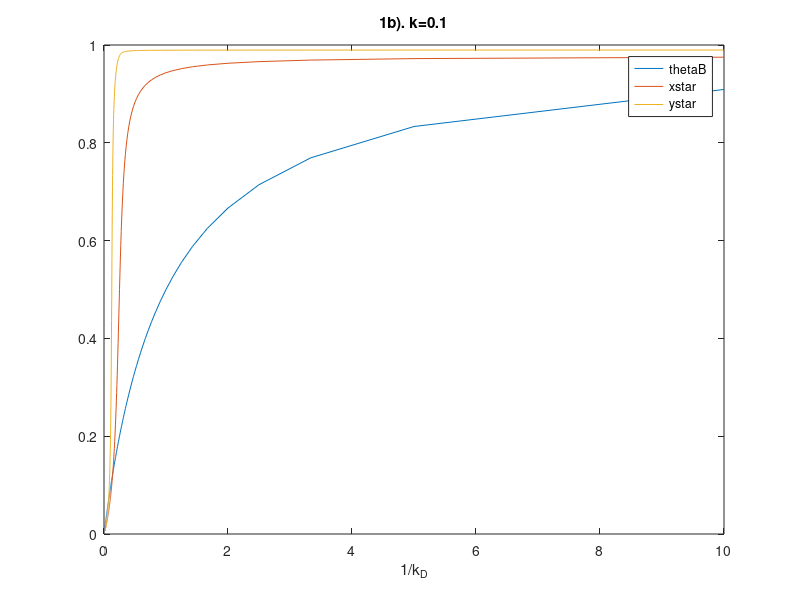
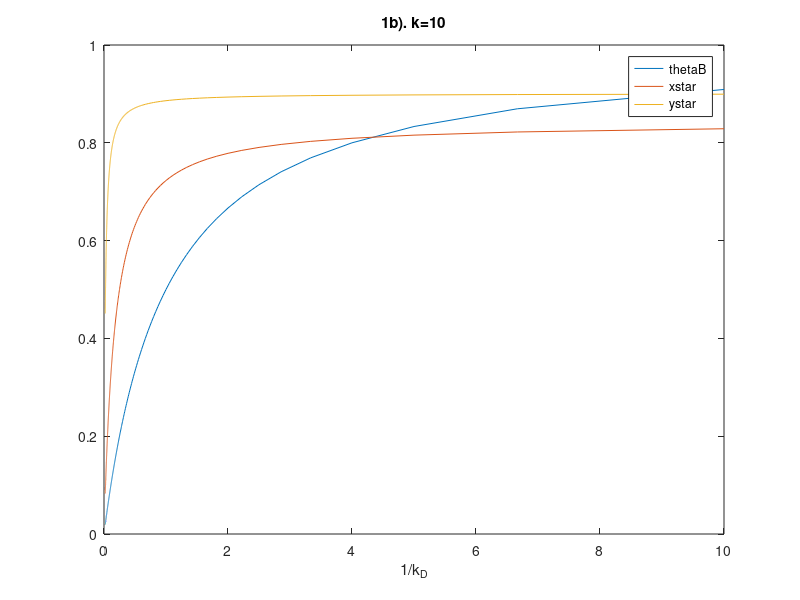

These figures' MATLAB source, in order: (Note: this script raises an error after producing the figures.)
%% ChemE 7770 PS4 
clear all; close all; clc;
%% Problem 1
%% 1a)
% See the attached paper for calculation steps.

%% 1b). 
% global k_D k
% [result,fval,exit,output]=fsolve(@Signaling,A0,options);
% k=0.1;
k_D=0.1;k1=0.1;
for i=1:1000  
thetaB(i)=1/(1+k_D(i));
xstar(i)=((5.*thetaB(i).*k1+k1+1-5.*thetaB(i))-((5.*thetaB(i)-5.*thetaB(i).*k1-k1-1).^2-4.*(1-5.*thetaB(i)).*(5.*thetaB(i).*k1)).^(0.5))./(2.*(1-5.*thetaB(i)));
ystar(i)=((1+k1+10.*xstar(i).*k1-10.*xstar(i))-((10.*xstar(i)-10.*xstar(i).*k1-k1-1).^2-4.*(1-10.*xstar(i)).*(10.*xstar(i).*k1)).^(0.5))./(2.*(1-10.*xstar(i)));
k_D(i+1)=k_D(i)+0.1;
end
kd=k_D(1:length(k_D)-1);
figure (1)
plot(1./kd,thetaB,1./kd,xstar,1./kd,ystar);
legend('thetaB','xstar','ystar');
xlabel('1/k_D');
title('1b). k=0.1');
% k=10
k2=10;
k_D=0.1;
for i=1:1000 
thetaB2(i)=1/(1+k_D(i));
xstar2(i)=((5.*thetaB2(i).*k2+k2+1-5.*thetaB2(i))-((5.*thetaB2(i)-5.*thetaB2(i).*k2-k2-1).^2-4.*(1-5.*thetaB2(i)).*(5.*thetaB2(i).*k2)).^(0.5))./(2.*(1-5.*thetaB2(i)));
ystar2(i)=((1+k2+10.*xstar2(i).*k2-10.*xstar2(i))-((10.*xstar2(i)-10.*xstar2(i).*k2-k2-1).^2-4.*(1-10.*xstar2(i)).*(10.*xstar2(i).*k2)).^(0.5))./(2.*(1-10.*xstar2(i)));
k_D(i+1)=k_D(i)+0.05;
end
kd=k_D(1:length(k_D)-1);
xstar2(79)=0.5;
ystar2(79)=0.842;
figure (2)
plot(1./kd,thetaB2,1./kd,xstar2,1./kd,ystar2);
legend('thetaB','xstar','ystar');
xlabel('1/k_D');
title('1b). k=10');

%% 1c) Hill Coeff
% See excel for detail. Hill coeff for 1/kd vs thetaB, xstar, ystar
% respectively:for k=0.1, n=1 3.35 7.08; c1/2=2.22 0.483 0.245;
% for k=10, n=1 1.03 1.057; c1/2=1 0.174 0.02

%% 1d) Change as kd changes
% k=0.1;
KD=1/0.1; k1=0.1;
thetaB1d=1/(1+KD);
xstar1d=((5.*thetaB1d.*k1+k1+1-5.*thetaB1d)-((5.*thetaB1d-5.*thetaB1d.*k1-k1-1).^2-4.*(1-5.*thetaB1d).*(5.*thetaB1d.*k1)).^(0.5))./(2.*(1-5.*thetaB1d));
ystar1d=((1+k1+10.*xstar1d.*k1-10.*xstar1d)-((10.*xstar1d-10.*xstar1d.*k1-k1-1).^2-4.*(1-10.*xstar1d).*(10.*xstar1d.*k1)).^(0.5))./(2.*(1-10.*xstar1d));
KD2=1/0.15;
thetaB1d2=1/(1+KD2);
xstar1d2=((5.*thetaB1d2.*k1+k1+1-5.*thetaB1d2)-((5.*thetaB1d2-5.*thetaB1d2.*k1-k1-1).^2-4.*(1-5.*thetaB1d2).*(5.*thetaB1d2.*k1)).^(0.5))./(2.*(1-5.*thetaB1d2));
ystar1d2=((1+k1+10.*xstar1d2.*k1-10.*xstar1d2)-((10.*xstar1d2-10.*xstar1d2.*k1-k1-1).^2-4.*(1-10.*xstar1d2).*(10.*xstar1d2.*k1)).^(0.5))./(2.*(1-10.*xstar1d2));
thetaB_ch=abs((thetaB1d-thetaB1d2)./thetaB1d).*100;
xstar_ch=abs((xstar1d-xstar1d2)./xstar1d).*100;
ystar_ch=abs((ystar1d-ystar1d2)./ystar1d).*100;
disp(['% change of thetaB, xstar, and ystar for k=0.1 respectivly: ',num2str(thetaB_ch),'%, ',num2str(xstar_ch),'%, and ',num2str(ystar_ch),'%']);

% k=10;
KD=1/0.1; k2=10;
thetaB1d=1/(1+KD);
xstar1d=((5.*thetaB1d.*k2+k2+1-5.*thetaB1d)-((5.*thetaB1d-5.*thetaB1d.*k2-k2-1).^2-4.*(1-5.*thetaB1d).*(5.*thetaB1d.*k2)).^(0.5))./(2.*(1-5.*thetaB1d));
ystar1d=((1+k2+10.*xstar1d.*k2-10.*xstar1d)-((10.*xstar1d-10.*xstar1d.*k2-k2-1).^2-4.*(1-10.*xstar1d).*(10.*xstar1d.*k2)).^(0.5))./(2.*(1-10.*xstar1d));
KD2=1/0.15;
thetaB1d2=1/(1+KD2);
xstar1d2=((5.*thetaB1d2.*k2+k2+1-5.*thetaB1d2)-((5.*thetaB1d2-5.*thetaB1d2.*k2-k2-1).^2-4.*(1-5.*thetaB1d2).*(5.*thetaB1d2.*k2)).^(0.5))./(2.*(1-5.*thetaB1d2));
ystar1d2=((1+k2+10.*xstar1d2.*k2-10.*xstar1d2)-((10.*xstar1d2-10.*xstar1d2.*k2-k2-1).^2-4.*(1-10.*xstar1d2).*(10.*xstar1d2.*k2)).^(0.5))./(2.*(1-10.*xstar1d2));
thetaB_ch2=abs((thetaB1d-thetaB1d2)./thetaB1d).*100;
xstar_ch2=abs((xstar1d-xstar1d2)./xstar1d).*100;
ystar_ch2=abs((ystar1d-ystar1d2)./ystar1d).*100;
disp(['% change of thetaB, xstar, and ystar for k=10 respectivly: ',num2str(thetaB_ch2),'%, ',num2str(xstar_ch2),'%, and ',num2str(ystar_ch2),'%']);

%% e). Importance of parameter tuning
% The output of xstar and ystar has big changes as input has a small changes 
% for k=0.1 while for k=10 the change is less. Thus, it's important to define 
% parameter that fits the model. In this case, if we want the output to be 
% very sensitive, we want k=0.1, on the other hand, if we want the output to 
% has less variation as input varies, we would want k=10.

%% Problem #2
%% 2a)
B0=[4 4 6]';
[Soln,fval,exit,output]=fsolve(@NoInhi,B0);
display(Soln);
%% 2b)
I_1=0.01:100:1000;
I_2=0.01:100:1000;
points=length(I_1);
Aconc=zeros(length(I_1),length(I_2));
for j=1:points
  for i=1:points
    syms A I1 I2
    I1=I_1(j);
    I2=I_2(i);
    eqn=A.*(1+25./((1+I1).*(5+A)-5.*A)+25./((1+I2).*(5+A)-5.*A))==100;
    sol=solve(eqn,A);
    sol=double(sol);
    sol=sol(sol>=0);
    [m,n]=(size(sol));
    if m>1
      val=min(sol);
    else
      val=sol;
    end
    Aconc(j,i)=val;
  end
end
figure (4)
contour3(log(I_1),log(I_2),Aconc,200);
title('3D Plot for K=5');
xlabel('[I_1]');
ylabel('[I_2]');
zlabel('[A]');
% 2c) The system is a OR logic gate.
% 2d)
I_1=0.01:100:1000;
I_2=0.01:100:1000;
points=length(I_1);
Aconc=zeros(length(I_1),length(I_2));
for j=1:points
  for i=1:points
    syms A I1 I2
    I1=I_1(j);
    I2=I_2(i);
    eqn=A.*(1+175/((1+I1).*(35+A)-5.*A)+175./((1+I2).*(35+A)-5.*A))==100;
    sol=solve(eqn,A);
    sol=double(sol);
    sol=sol(sol>=0);
    [m,n]=(size(sol));
    if m>1
      val=min(sol);
    else
      val=sol;
    end
    Aconc(j,i)=val;
  end
end
figure (5)
contour3(log(I_1),log(I_2),Aconc,200);
title('3D Plot for K=35');
xlabel('[I_1]');
ylabel('[I_2]');
zlabel('[A]');
% k=35 gives a slower respond compare to the ones from k=5; also from the
% plot, there are some "unstable" values at the bottle, not very uniform. Thus, this one is "fuzzy"
%% 2e)
% The choices of parameter is very important and it affects how sensitive
% the output with regrad to the input.
